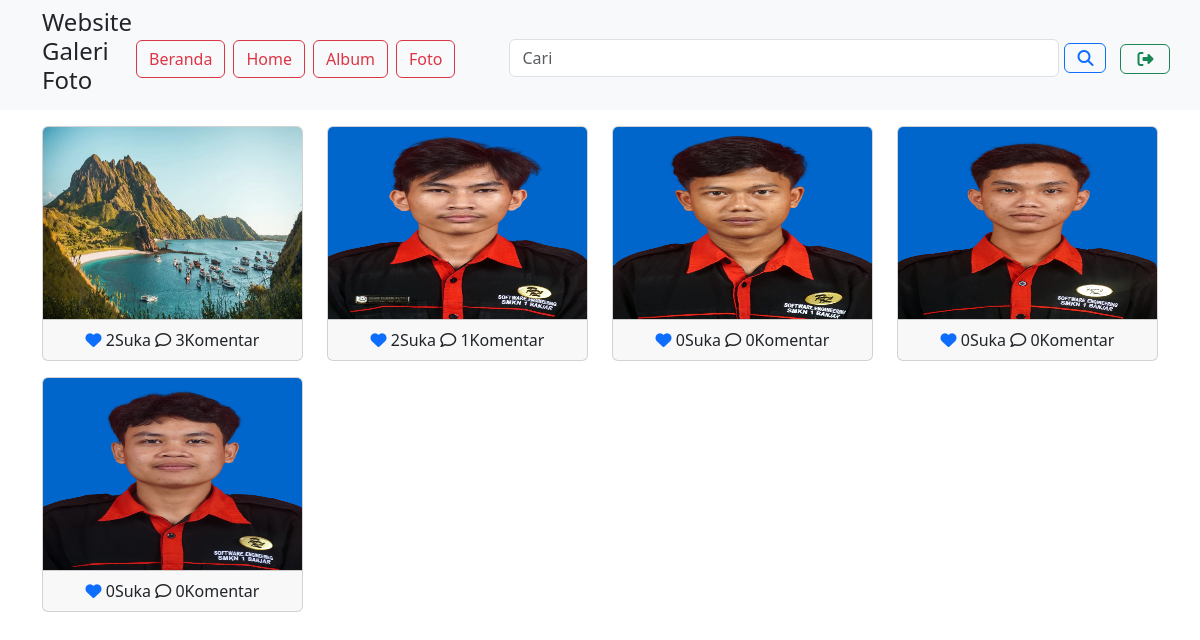
The app's page /user/index.php with its own data.
### tables this page shows
CREATE TABLE `foto` (
  `fotoid` int(11) NOT NULL,
  `judulfoto` varchar(255) NOT NULL,
  `deskripsifoto` text NOT NULL,
  `tanggalunggah` date NOT NULL,
  `lokasifile` varchar(255) NOT NULL,
  `albumid` int(11) NOT NULL,
  `userid` int(11) NOT NULL
);

### user/index.php (the view, shortened to what this page needs)
<?php
include '../koneksi.php';
if (isset($_GET['search'])) {
    $keyword = $_GET['search'];
    $query = "SELECT * FROM foto
            INNER JOIN user ON foto.userid=user.userid
            INNER JOIN album ON foto.albumid=album.albumid
            WHERE judulfoto LIKE '%$keyword%'";
} else {
    $query = "SELECT * FROM foto
            INNER JOIN user ON foto.userid=user.userid
            INNER JOIN album ON foto.albumid=album.albumid";
}
?>
<html>
<html lang="en">
<head>
    <link rel="stylesheet" type="text/css" href="../assets/css/bootstrap.min.css">
    <link rel="stylesheet" href="https://cdnjs.cloudflare.com/ajax/libs/font-awesome/6.5.1/css/all.min.css"/>
</head>
<body>
    <nav class="navbar navbar-expand-lg bg-body-tertiary">
        <div class="container">
            <h4>Website Galeri Foto</h4>
            <div class="collapse navbar-collapse mt-2" id="navbarNavAltMark
    <div class=" navbar-nav me-auto">
                <a href="../user/index.php" class="btn btn-outline-danger m-1">Beranda</a>
                <a href="../user/home.php" class="btn btn-outline-danger m-1">Home</a>
                <a href="../user/album.php" class="btn btn-outline-danger m-1">Album</a>
                <a href="../user/foto.php" class="btn btn-outline-danger m-1">Foto</a>
                <form action="" method="GET" class="form-inline justify-content-center mb-2">
                    <div class="input-group">
                        <div style="display: flex; align-items: center; margin-left: 50px; margin-top:5px;">
                            <input type="text" class="form-control" name="search" placeholder="Cari" style="width: 550px;">
                            <button type="  submit" class="btn btn-outline-primary" style="margin-left: 5px;"><i class="fas fa-search"></i></button>
                        </div>
                    </div>
                </form>
                <a href="../config/aksi_logout.php" class="btn btn-outline-success m-1" style="position:relative; left:10px; width: 50px; height: 30px;">
                <i class="fas fa-sign-out-alt"></i>
                </a>
        </div>
        </div>
    </nav>
    <?php
if (isset($_GET['search'])) {
    $keyword = $_GET['search'];
    $query = "SELECT * FROM foto
            INNER JOIN user ON foto.userid=user.userid
            INNER JOIN album ON foto.albumid=album.albumid
            WHERE judulfoto LIKE '%$keyword%'";
} else {
    $query = "SELECT * FROM foto
            INNER JOIN user ON foto.userid=user.userid
            INNER JOIN album ON foto.albumid=album.albumid";
}
?>
<html lang="en">
<head>
</head>
<body>
<div class="container mt-2">
    <div class="row">
        <?php
        if (isset($_GET['search'])) {
            $keyword = $_GET['search'];
            $query = "SELECT * FROM foto
                    INNER JOIN user ON foto.userid=user.userid
                    INNER JOIN album ON foto.albumid=album.albumid
                    WHERE judulfoto LIKE '%$keyword%'";
        } else {
            $query = "SELECT * FROM foto
                    INNER JOIN user ON foto.userid=user.userid
                    INNER JOIN album ON foto.albumid=album.albumid";
        }
        $result = mysqli_query($koneksi, $query);
        while ($data = mysqli_fetch_array($result)) :
        ?>
            <div class="col-md-3 mt-2">
                <a type="button" data-bs-toggle="modal" data-bs-target="#komentar<?php echo $data['fotoid'] ?>">
                    <div class="card mb-2">
                        <img style="height: 12rem;" src="../assets/img/<?php echo $data['lokasifile'] ?>" class="card-img-top" title="<?php echo $data['judulfoto'] ?>">
                        <div class="card-footer text-center">
                        <?php
                        $userid = $data['userid'];
                        $fotoid = $data['fotoid'];
                        $ceksuka = mysqli_query($koneksi, "SELECT * FROM likefoto WHERE fotoid='$fotoid' AND userid='$userid'");if (mysqli_num_rows($ceksuka) == 1) {
                            ?>
                        <a href="../config_user/proses_like.php?fotoid=<?php echo $data['fotoid'] ?>" type="submit" name="batalsuka"><i class="fa fa-heart"></i></a>
                        <?php }else{ ?>
                            <a href="../config_user/proses_like.php?fotoid=<?php echo $data['fotoid'] ?>" type="submit" name="suka"><i class="fa-solid  fa-heart"></i></a>
                            <?php }
                            $like = mysqli_query($koneksi, "SELECT * FROM likefoto WHERE fotoid='$fotoid'");
                            echo mysqli_num_rows($like). 'Suka';
                            ?>
                            <a type="button" data-bs-toggle="modal" data-bs-target="#komentar<?php echo $data['fotoid'] ?>
                            "><i class="fa-regular fa-comment">
                            </i> </a>
                            <?php
                            $jmlkomen = mysqli_query($koneksi, "SELECT* FROM komentarfoto
                            WHERE fotoid='$fotoid'");
                            echo mysqli_num_rows($jmlkomen). 'Komentar';
                            ?>
                        </div>
                    </div>
                </a>
                </div>
                <?php endwhile?>
        </div>
    </div>
</body>
</html>

### records on screen
foto: lokasifile (picture), mysqli_num_rows($like) "2", mysqli_num_rows($jmlkomen) "3"
foto: lokasifile+judulfoto (picture), mysqli_num_rows($like) "2", mysqli_num_rows($jmlkomen) "1"
foto: lokasifile+judulfoto (picture), mysqli_num_rows($like) "0", mysqli_num_rows($jmlkomen) "0"
foto: lokasifile+judulfoto (picture), mysqli_num_rows($like) "0", mysqli_num_rows($jmlkomen) "0"
foto: lokasifile+judulfoto (picture), mysqli_num_rows($like) "0", mysqli_num_rows($jmlkomen) "0"
